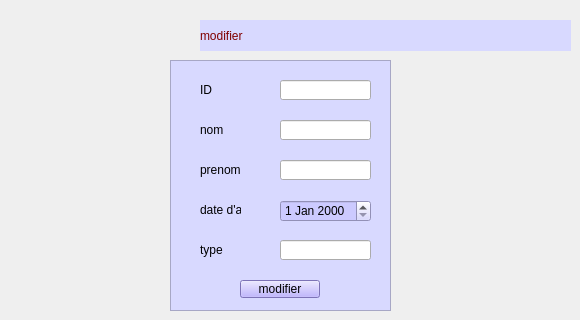
      <widget class="QWidget" name="tab_22">
       <attribute name="title">
        <string>modifier</string>
       </attribute>
       <widget class="QLabel" name="label_90">
        <property name="geometry">
         <rect>
          <x>200</x>
          <y>20</y>
          <width>371</width>
          <height>31</height>
         </rect>
        </property>
        <property name="styleSheet">
         <string notr="true">QLabel {
	background-color: rgb(216, 217, 255);
	font: 700 18pt &quot;Segoe UI&quot;;
    color: #800000; /* dark red like your other slides */
    font-family: &quot;Georgia&quot;;
}
</string>
        </property>
        <property name="text">
         <string>modifier</string>
        </property>
       </widget>
       <widget class="QTableWidget" name="tableWidget_7">
        <property name="geometry">
         <rect>
          <x>170</x>
          <y>60</y>
          <width>221</width>
          <height>251</height>
         </rect>
        </property>
        <property name="styleSheet">
         <string notr="true">
background-color: rgb(216, 217, 255);</string>
        </property>
       </widget>
       <widget class="QLineEdit" name="id_mod_2">
        <property name="geometry">
         <rect>
          <x>280</x>
          <y>80</y>
          <width>91</width>
          <height>20</height>
         </rect>
        </property>
       </widget>
       <widget class="QLineEdit" name="nom_mod_2">
        <property name="geometry">
         <rect>
          <x>280</x>
          <y>120</y>
          <width>91</width>
          <height>20</height>
         </rect>
        </property>
       </widget>
       <widget class="QLineEdit" name="prenom_mod_2">
        <property name="geometry">
         <rect>
          <x>280</x>
          <y>160</y>
          <width>91</width>
          <height>20</height>
         </rect>
        </property>
       </widget>
       <widget class="QLineEdit" name="type_mod_2">
        <property name="geometry">
         <rect>
          <x>280</x>
          <y>240</y>
          <width>91</width>
          <height>20</height>
         </rect>
        </property>
       </widget>
       <widget class="QLabel" name="label_91">
        <property name="geometry">
         <rect>
          <x>200</x>
          <y>80</y>
          <width>41</width>
          <height>20</height>
         </rect>
        </property>
        <property name="minimumSize">
         <size>
          <width>0</width>
          <height>20</height>
         </size>
        </property>
        <property name="styleSheet">
         <string notr="true">font: italic 9pt &quot;Segoe UI&quot;;
background-color: rgb(216, 217, 255);
font: 8pt &quot;Segoe UI&quot;;
color: rgb(0, 0, 0);
font: 700 9pt &quot;Segoe UI&quot;;
</string>
        </property>
        <property name="text">
         <string>ID</string>
        </property>
       </widget>
       <widget class="QLabel" name="label_92">
        <property name="geometry">
         <rect>
          <x>200</x>
          <y>120</y>
          <width>41</width>
          <height>20</height>
         </rect>
        </property>
        <property name="minimumSize">
         <size>
          <width>0</width>
          <height>20</height>
         </size>
        </property>
        <property name="styleSheet">
         <string notr="true">font: italic 9pt &quot;Segoe UI&quot;;
background-color: rgb(216, 217, 255);
font: 8pt &quot;Segoe UI&quot;;
color: rgb(0, 0, 0);
font: 700 9pt &quot;Segoe UI&quot;;
</string>
        </property>
        <property name="text">
         <string>nom</string>
        </property>
       </widget>
       <widget class="QLabel" name="label_93">
        <property name="geometry">
         <rect>
          <x>200</x>
          <y>160</y>
          <width>41</width>
          <height>20</height>
         </rect>
        </property>
        <property name="minimumSize">
         <size>
          <width>0</width>
          <height>20</height>
         </size>
        </property>
        <property name="styleSheet">
         <string notr="true">font: italic 9pt &quot;Segoe UI&quot;;
background-color: rgb(216, 217, 255);
font: 8pt &quot;Segoe UI&quot;;
color: rgb(0, 0, 0);
font: 700 9pt &quot;Segoe UI&quot;;
</string>
        </property>
        <property name="text">
         <string>prenom</string>
        </property>
       </widget>
       <widget class="QLabel" name="label_94">
        <property name="geometry">
         <rect>
          <x>200</x>
          <y>200</y>
          <width>41</width>
          <height>20</height>
         </rect>
        </property>
        <property name="minimumSize">
         <size>
          <width>0</width>
          <height>20</height>
         </size>
        </property>
        <property name="styleSheet">
         <string notr="true">font: italic 9pt &quot;Segoe UI&quot;;
background-color: rgb(216, 217, 255);
font: 8pt &quot;Segoe UI&quot;;
color: rgb(0, 0, 0);
font: 700 9pt &quot;Segoe UI&quot;;
</string>
        </property>
        <property name="text">
         <string>date d'au</string>
        </property>
       </widget>
       <widget class="QLabel" name="label_95">
        <property name="geometry">
         <rect>
          <x>200</x>
          <y>240</y>
          <width>41</width>
          <height>20</height>
         </rect>
        </property>
        <property name="minimumSize">
         <size>
          <width>0</width>
          <height>20</height>
         </size>
        </property>
        <property name="styleSheet">
         <string notr="true">font: italic 9pt &quot;Segoe UI&quot;;
background-color: rgb(216, 217, 255);
font: 8pt &quot;Segoe UI&quot;;
color: rgb(0, 0, 0);
font: 700 9pt &quot;Segoe UI&quot;;
</string>
        </property>
        <property name="text">
         <string>type</string>
        </property>
       </widget>
       <widget class="QDateEdit" name="date_mod_2">
        <property name="geometry">
         <rect>
          <x>280</x>
          <y>200</y>
          <width>91</width>
          <height>22</height>
         </rect>
        </property>
        <property name="styleSheet">
         <string notr="true">color: rgb(0, 0, 0);
background-color: rgb(204, 202, 255);</string>
        </property>
       </widget>
       <widget class="QPushButton" name="modifier_3">
        <property name="geometry">
         <rect>
          <x>240</x>
          <y>280</y>
          <width>80</width>
          <height>18</height>
         </rect>
        </property>
        <property name="styleSheet">
         <string notr="true">font: 700 italic 9pt &quot;Segoe UI&quot;;
background-color:rgb(175, 161, 255);
color: rgb(0, 0, 0);
</string>
        </property>
        <property name="text">
         <string>modifier</string>
        </property>
       </widget>
      </widget>
